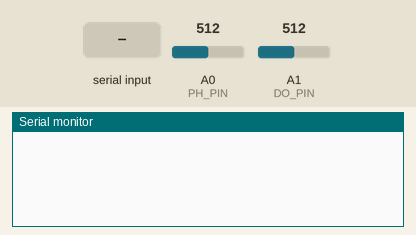
Simulated run of this sketch. Board: Arduino Uno, built with avr-gcc and run on an emulated ATmega328P. Parts: the last lines printed to the serial monitor. The inputs (shaded band) are chosen by the test bench; at power-on: A0 (PH_PIN) = 512, A1 (DO_PIN) = 512. EEPROM starts erased.

Above: at 1.2 s.
1.3 s: "DOCAL\n" received over Serial
At 2.8 s:
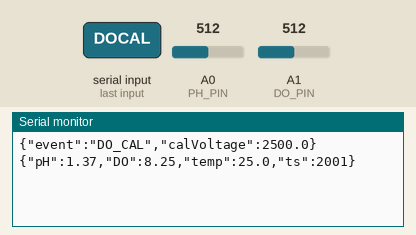
3.5 s: A0 (PH_PIN) set to 490
At 4.3 s:
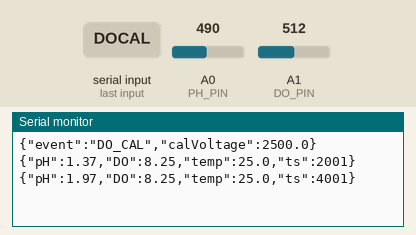
5.0 s: A1 (DO_PIN) set to 490
At 6.4 s:
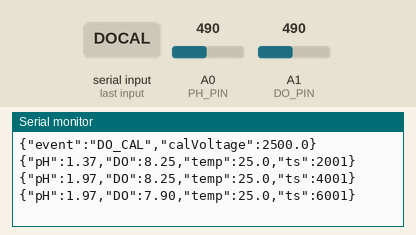
6.5 s: "TEMP:25.5\n" received over Serial
8.0 s: A0 (PH_PIN) set to 510
At 8.6 s:
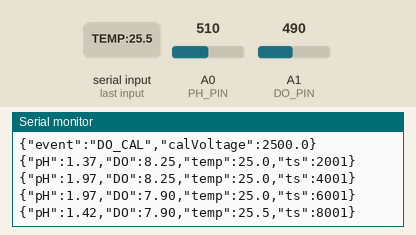
9.5 s: A1 (DO_PIN) set to 510
At 11.3 s:
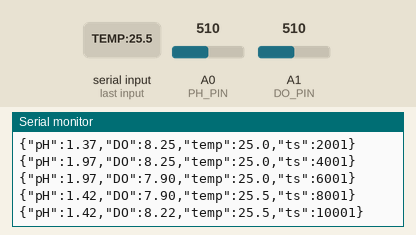
Timing chart, 0 to 12.0 s (numbered marks = the images above; inputs shaded):
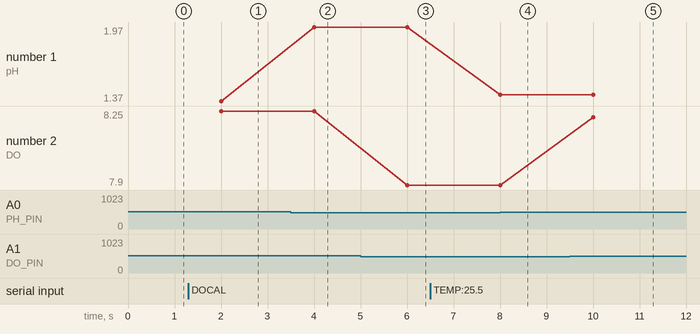

The sketch:

algae_monitor.ino
```cpp
// algae_monitor.ino
// pH + Dissolved Oxygen monitor for algae cultivation pools
// Hardware: Arduino Uno + DFRobot Gravity pH (SEN0161) + DFRobot Gravity DO (SEN0237)
//           HAOSHI H-101 probe connected to pH board via BNC

#include <DFRobot_PH.h>
#include <EEPROM.h>

#define PH_PIN  A0
#define DO_PIN  A1

// DO saturation table (µg/L) at temperatures 0–40°C (from DFRobot SEN0237 docs)
const uint16_t DO_Table[41] = {
  14460, 14220, 13820, 13440, 13090, 12740, 12420, 12110, 11810, 11530,
  11260, 11010, 10770, 10530, 10300, 10080,  9860,  9660,  9460,  9270,
   9080,  8900,  8730,  8570,  8410,  8250,  8110,  7960,  7820,  7690,
   7560,  7430,  7300,  7180,  7070,  6950,  6840,  6730,  6630,  6530, 6410
};

#define DO_CAL_EEPROM_ADDR 40

DFRobot_PH ph;

float temperature  = 25.0;   // °C  — update via serial: "TEMP:25.5"
float doCalVoltage = 1600.0; // mV  — voltage in air-saturated water, saved in EEPROM
float phValue, phVoltage;
float doValue, doVoltage;

void setup() {
  Serial.begin(9600);
  ph.begin();

  // Load saved DO calibration voltage from EEPROM
  EEPROM.get(DO_CAL_EEPROM_ADDR, doCalVoltage);
  if (isnan(doCalVoltage) || doCalVoltage < 500 || doCalVoltage > 4500) {
    doCalVoltage = 1600.0;
  }
}

void loop() {
  static unsigned long lastRead = 0;

  // --- Handle serial commands ---
  if (Serial.available() > 0) {
    String cmd = Serial.readStringUntil('\n');
    cmd.trim();

    // Set water temperature for compensation
    if (cmd.startsWith("TEMP:")) {
      temperature = cmd.substring(5).toFloat();

    // DO calibration: run with probe in air-saturated water
    } else if (cmd == "DOCAL") {
      doCalVoltage = analogRead(DO_PIN) / 1024.0 * 5000.0;
      EEPROM.put(DO_CAL_EEPROM_ADDR, doCalVoltage);
      Serial.print("{\"event\":\"DO_CAL\",\"calVoltage\":");
      Serial.print(doCalVoltage, 1);
      Serial.println("}");
      return;

    // pH calibration (uses DFRobot 2-point cal: pH4 + pH7 buffers)
    } else if (cmd == "ENTERPH") {
      ph.calibration(phVoltage, temperature, "enterph");
    } else if (cmd == "CALPH") {
      ph.calibration(phVoltage, temperature, "calph");
    } else if (cmd == "EXITPH") {
      ph.calibration(phVoltage, temperature, "exitph");
    }
  }

  // --- Read sensors every 2 seconds ---
  if (millis() - lastRead >= 2000) {
    lastRead = millis();

    // pH
    phVoltage = analogRead(PH_PIN) / 1024.0 * 5000.0; // mV
    phValue   = ph.readPH(phVoltage, temperature);

    // DO with temperature compensation
    doVoltage = analogRead(DO_PIN) / 1024.0 * 5000.0; // mV
    uint8_t t = (uint8_t)constrain((int)temperature, 0, 40);
    doValue   = doVoltage / doCalVoltage * (DO_Table[t] / 1000.0); // mg/L

    // Output JSON line — parsed by Python backend
    Serial.print("{\"pH\":");
    Serial.print(phValue, 2);
    Serial.print(",\"DO\":");
    Serial.print(doValue, 2);
    Serial.print(",\"temp\":");
    Serial.print(temperature, 1);
    Serial.print(",\"ts\":");
    Serial.print(millis());
    Serial.println("}");
  }
}
```

Measured:
- after the input at 1.3 s, the serial monitor: prints a new line at once (image 1)
- after the input at 3.5 s, the serial monitor: prints a new line after 0.50 s (image 2)
- after the input at 5.0 s, the serial monitor: prints a new line after 1.0 s (image 3)
- after the input at 8.0 s, the serial monitor: prints a new line at once (image 4)
- after the input at 9.5 s, the serial monitor: prints a new line after 0.50 s (image 5)
- plotted number 1: 1.37 → 1.97 after the input at 3.5 s, 1.97 → 1.42 after the input at 8.0 s
- plotted number 2: 8.25 → 7.9 after the input at 5.0 s, 7.9 → 8.22 after the input at 9.5 s
